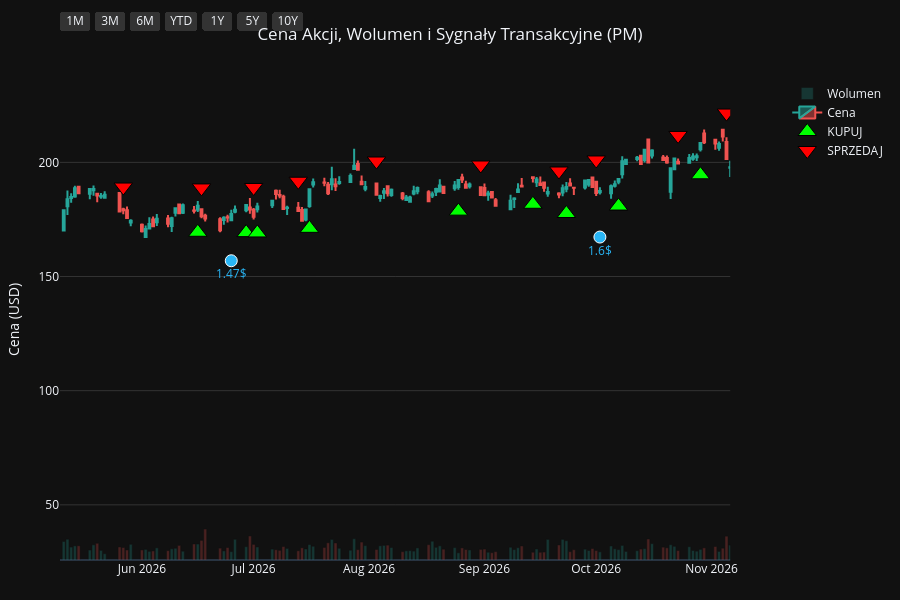
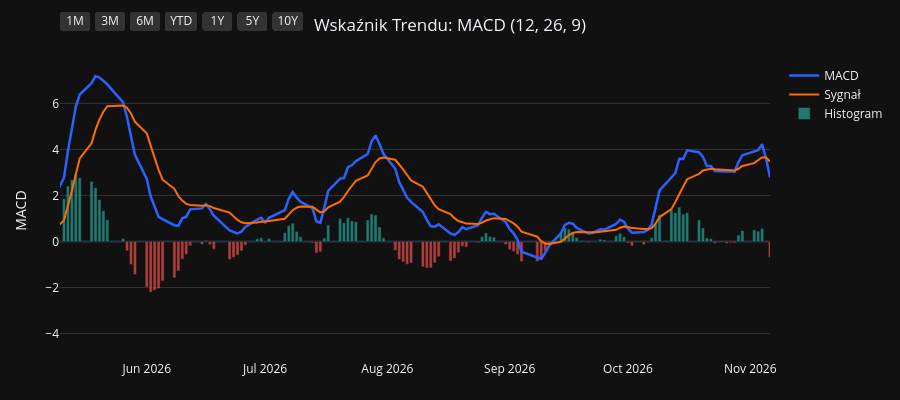
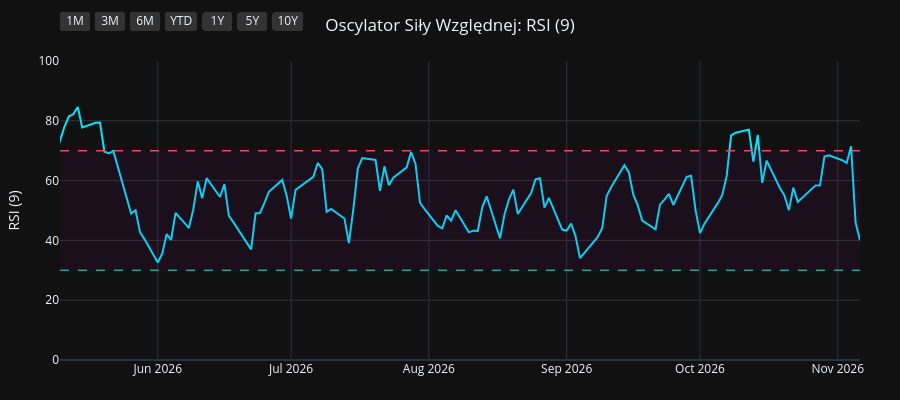
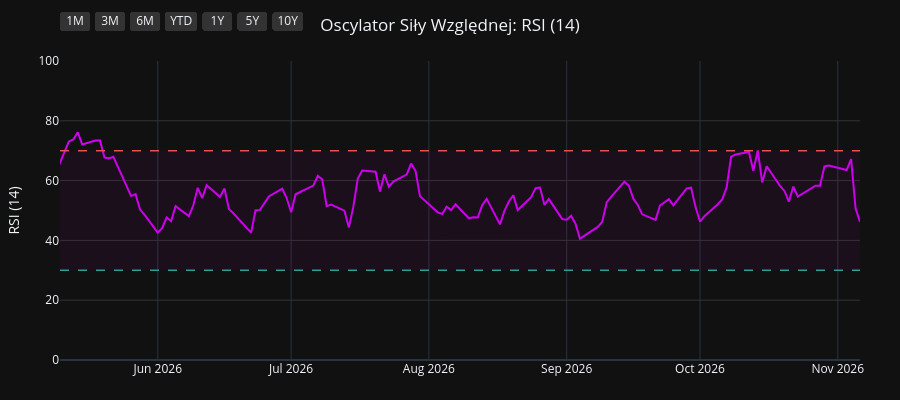

Write notebook code for charts like these, in order.
### Code cell
import os
import yfinance as yf
import pandas as pd
import pandas_ta as ta
import plotly.graph_objects as go
from plotly.subplots import make_subplots

# 1. Pobranie i przygotowanie danych
symbol = os.environ.get("STOCK_TICKER", "").strip().upper()
if not symbol:
    raise RuntimeError("Set STOCK_TICKER before running price_extractor.ipynb")
df = yf.Ticker(symbol).history(period="10y")
df.index = df.index.tz_localize(None)

# Wskaźniki i sygnały
df.ta.macd(fast=12, slow=26, signal=9, append=True)
df.ta.rsi(length=9, append=True)
df.ta.rsi(length=14, append=True)
df.ta.rsi(length=21, append=True)
df.dropna(inplace=True)

macd = df['MACD_12_26_9']
signal = df['MACDs_12_26_9']
wczorajszy_macd = macd.shift(1)
wczorajszy_signal = signal.shift(1)

df['Decyzja'] = 'BRAK'
df.loc[(macd > signal) & (wczorajszy_macd <= wczorajszy_signal), 'Decyzja'] = 'KUPUJ'
df.loc[(macd < signal) & (wczorajszy_macd >= wczorajszy_signal), 'Decyzja'] = 'SPRZEDAJ'

df_kupuj = df[df['Decyzja'] == 'KUPUJ']
df_sprzedaj = df[df['Decyzja'] == 'SPRZEDAJ']
df_dywidendy = df[df['Dividends'] > 0]
df_splity = df[df['Stock Splits'] > 0]

# Wspólna konfiguracja osi X
konfiguracja_osi_x = dict(
    type="date",
    showspikes=True, spikemode="across", spikesnap="cursor", spikedash="dot", spikecolor="#ffffff", spikethickness=1, hoverformat="%Y-%m-%d",
    rangeselector=dict(
        buttons=list([
            dict(count=1, label="1M", step="month", stepmode="backward"),
            dict(count=3, label="3M", step="month", stepmode="backward"),
            dict(count=6, label="6M", step="month", stepmode="backward"),
            dict(count=1, label="YTD", step="year", stepmode="todate"),
            dict(count=1, label="1Y", step="year", stepmode="backward"),
            dict(count=5, label="5Y", step="year", stepmode="backward"),
            dict(step="all", label="10Y")
        ]),
        bgcolor="#333333", activecolor="#2962ff", x=0, y=1.1
    )
)

# ==========================================
# WYKRES 1: CENA + WOLUMEN + SYGNAŁY
# ==========================================
fig1 = make_subplots(specs=[[{"secondary_y": True}]])

kolory_wolumenu = ['#26a69a' if row['Close'] >= row['Open'] else '#ef5350' for index, row in df.iterrows()]
fig1.add_trace(go.Bar(x=df.index, y=df['Volume'], marker_color=kolory_wolumenu, opacity=0.25, name='Wolumen'), secondary_y=True)
fig1.add_trace(go.Candlestick(x=df.index, open=df['Open'], high=df['High'], low=df['Low'], close=df['Close'], name='Cena', increasing_line_color='#26a69a', decreasing_line_color='#ef5350'), secondary_y=False)
fig1.add_trace(go.Scatter(x=df_kupuj.index, y=df_kupuj['Low'] * 0.95, customdata=df_kupuj[['Low', 'High']], mode='markers', marker=dict(symbol='triangle-up', size=16, color='#00ff00', line=dict(width=1, color='black')), name='KUPUJ', hovertemplate='KUPUJ<br>Najniższa: %{customdata[0]:.2f}<br>Najwyższa: %{customdata[1]:.2f}<extra></extra>'), secondary_y=False)
fig1.add_trace(go.Scatter(x=df_sprzedaj.index, y=df_sprzedaj['High'] * 1.05, customdata=df_sprzedaj[['Low', 'High']], mode='markers', marker=dict(symbol='triangle-down', size=16, color='#ff0000', line=dict(width=1, color='black')), name='SPRZEDAJ', hovertemplate='SPRZEDAJ<br>Najniższa: %{customdata[0]:.2f}<br>Najwyższa: %{customdata[1]:.2f}<extra></extra>'), secondary_y=False)

if not df_dywidendy.empty:
    fig1.add_trace(go.Scatter(x=df_dywidendy.index, y=df_dywidendy['Low'] * 0.90, mode='markers+text', marker=dict(symbol='circle', size=12, color='#29b6f6', line=dict(width=1, color='white')), text=df_dywidendy['Dividends'].apply(lambda x: f"{x}$"), textposition="bottom center", name='Dywidenda', showlegend=False, hovertemplate='Dywidenda: %{text}<extra></extra>', textfont=dict(color="#29b6f6")), secondary_y=False)
if not df_splity.empty:
                    fig1.add_trace(go.Scatter(x=df_splity.index, y=df_splity['High'], mode='markers+text', marker=dict(symbol='star', size=16, color='#ffee58', line=dict(width=1, color='black')), text=df_splity['Stock Splits'].apply(lambda x: f"{x:g}:1" if x >= 1 else f"1:{1 / x:g}"), textposition="top center", name='Split', hovertemplate='%{text}<extra></extra>', textfont=dict(color="#ffee58")), secondary_y=False)

fig1.update_layout(title=dict(text=f"Cena Akcji, Wolumen i Sygnały Transakcyjne ({symbol})", x=0.5, xanchor='center'), dragmode='pan', xaxis_rangeslider_visible=False, template='plotly_dark', height=600, hovermode='x unified', margin=dict(l=60, r=40, t=60, b=40))
fig1.update_xaxes(**konfiguracja_osi_x)
fig1.update_xaxes(range=[df.index.max() - pd.Timedelta(days=180), df.index.max()])
fig1.update_yaxes(title_text="Cena (USD)", secondary_y=False, gridcolor='#333333')
fig1.update_yaxes(range=[0, df['Volume'].max() * 4], showgrid=False, showticklabels=False, secondary_y=True)
fig1.show(config={'scrollZoom': True})

# ==========================================
# WYKRES 2: WSKAŹNIK MACD
# ==========================================
fig2 = go.Figure()
fig2.add_trace(go.Scatter(x=df.index, y=df['MACD_12_26_9'], line=dict(color='#2962ff', width=2.5), name='MACD'))
fig2.add_trace(go.Scatter(x=df.index, y=df['MACDs_12_26_9'], line=dict(color='#ff6d00', width=2), name='Sygnał'))
kolory_macd = ['#26a69a' if val >= 0 else '#ef5350' for val in df['MACDh_12_26_9']]
fig2.add_trace(go.Bar(x=df.index, y=df['MACDh_12_26_9'], marker_color=kolory_macd, name='Histogram', opacity=0.7))
fig2.update_layout(title=dict(text="Wskaźnik Trendu: MACD (12, 26, 9)", x=0.5, xanchor='center'), dragmode='pan', xaxis_rangeslider_visible=False, template='plotly_dark', height=400, hovermode='x unified', margin=dict(l=60, r=40, t=60, b=40))
fig2.update_xaxes(**konfiguracja_osi_x)
fig2.update_xaxes(range=[df.index.max() - pd.Timedelta(days=180), df.index.max()])
fig2.update_yaxes(title_text="MACD", gridcolor='#333333')
fig2.show(config={'scrollZoom': True})

# ==========================================
# WYKRES 3: OSCYLATOR RSI (9)
# ==========================================
fig3 = go.Figure()
fig3.add_trace(go.Scatter(x=df.index, y=df['RSI_9'], line=dict(color='#00e5ff', width=2), name='RSI (9)'))
fig3.add_hline(y=70, line_dash="dash", line_color="#ef5350", line_width=1.5)
fig3.add_hline(y=30, line_dash="dash", line_color="#26a69a", line_width=1.5)
fig3.add_hrect(y0=30, y1=70, line_width=0, fillcolor="purple", opacity=0.1)
fig3.update_layout(title=dict(text="Oscylator Siły Względnej: RSI (9)", x=0.5, xanchor='center'), dragmode='pan', xaxis_rangeslider_visible=False, template='plotly_dark', height=400, hovermode='x unified', margin=dict(l=60, r=40, t=60, b=40))
fig3.update_xaxes(**konfiguracja_osi_x)
fig3.update_xaxes(range=[df.index.max() - pd.Timedelta(days=180), df.index.max()])
fig3.update_yaxes(title_text="RSI (9)", range=[0, 100], gridcolor='#333333')
fig3.show(config={'scrollZoom': True})

# ==========================================
# WYKRES 4: OSCYLATOR RSI (14)
# ==========================================
fig4 = go.Figure()
fig4.add_trace(go.Scatter(x=df.index, y=df['RSI_14'], line=dict(color='#d500f9', width=2), name='RSI (14)'))
fig4.add_hline(y=70, line_dash="dash", line_color="#ef5350", line_width=1.5)
fig4.add_hline(y=30, line_dash="dash", line_color="#26a69a", line_width=1.5)
fig4.add_hrect(y0=30, y1=70, line_width=0, fillcolor="purple", opacity=0.1)
fig4.update_layout(title=dict(text="Oscylator Siły Względnej: RSI (14)", x=0.5, xanchor='center'), dragmode='pan', xaxis_rangeslider_visible=False, template='plotly_dark', height=400, hovermode='x unified', margin=dict(l=60, r=40, t=60, b=40))
fig4.update_xaxes(**konfiguracja_osi_x)
fig4.update_xaxes(range=[df.index.max() - pd.Timedelta(days=180), df.index.max()])
fig4.update_yaxes(title_text="RSI (14)", range=[0, 100], gridcolor='#333333')
fig4.show(config={'scrollZoom': True})

# ==========================================
# WYKRES 5: OSCYLATOR RSI (21)
# ==========================================
fig5 = go.Figure()
fig5.add_trace(go.Scatter(x=df.index, y=df['RSI_21'], line=dict(color='#64dd17', width=2), name='RSI (21)'))
fig5.add_hline(y=70, line_dash="dash", line_color="#ef5350", line_width=1.5)
fig5.add_hline(y=30, line_dash="dash", line_color="#26a69a", line_width=1.5)
fig5.add_hrect(y0=30, y1=70, line_width=0, fillcolor="purple", opacity=0.1)
fig5.update_layout(title=dict(text="Oscylator Siły Względnej: RSI (21)", x=0.5, xanchor='center'), dragmode='pan', xaxis_rangeslider_visible=False, template='plotly_dark', height=400, hovermode='x unified', margin=dict(l=60, r=40, t=60, b=40))
fig5.update_xaxes(**konfiguracja_osi_x)
fig5.update_xaxes(range=[df.index.max() - pd.Timedelta(days=180), df.index.max()])
fig5.update_yaxes(title_text="RSI (21)", range=[0, 100], gridcolor='#333333')
fig5.show(config={'scrollZoom': True})

### Figure 1 — Plotly figure (JSON) as saved in the notebook; plotly's stock layout.template omitted (floating-point values rounded to 4 significant figures; data arrays with more than 128 entries replaced by an {"elided": "..."} marker saying what was removed)
{"data": [{"marker": {"color": {"elided": "2478 str values"}}, "name": "Wolumen", "opacity": 0.25, "type": "bar", "x": {"elided": "2478 str values"}, "xaxis": "x", "y": {"elided": "2478 int values"}, "yaxis": "y2"}, {"close": {"elided": "2478 float values"}, "decreasing": {"line": {"color": "#ef5350"}}, "high": {"elided": "2478 float values"}, "increasing": {"line": {"color": "#26a69a"}}, "low": {"elided": "2478 float values"}, "name": "Cena", "open": {"elided": "2478 float values"}, "type": "candlestick", "x": {"elided": "2478 str values"}, "xaxis": "x", "yaxis": "y"}, {"customdata": {"elided": "96x2 float values"}, "hovertemplate": "KUPUJ<br>Najniższa: %{customdata[0]:.2f}<br>Najwyższa: %{customdata[1]:.2f}<extra></extra>", "marker": {"color": "#00ff00", "line": {"color": "black", "width": 1}, "size": 16, "symbol": "triangle-up"}, "mode": "markers", "name": "KUPUJ", "type": "scatter", "x": ["2017-01-18T00:00:00", "2017-05-15T00:00:00", "2017-07-18T00:00:00", "2017-08-16T00:00:00", "2017-10-09T00:00:00", "2017-11-14T00:00:00", "2018-01-17T00:00:00", "2018-02-16T00:00:00", "2018-04-04T00:00:00", "2018-05-09T00:00:00", "2018-07-20T00:00:00", "2018-09-13T00:00:00", "2019-01-08T00:00:00", "2019-05-01T00:00:00", "2019-05-15T00:00:00", "2019-06-18T00:00:00", "2019-08-19T00:00:00", "2019-09-12T00:00:00", "2019-11-13T00:00:00", "2019-12-11T00:00:00", "2020-01-08T00:00:00", "2020-02-10T00:00:00", "2020-03-05T00:00:00", "2020-03-30T00:00:00", "2020-05-22T00:00:00", "2020-06-18T00:00:00", "2020-07-07T00:00:00", "2020-08-11T00:00:00", "2020-08-28T00:00:00", "2020-09-14T00:00:00", "2020-10-07T00:00:00", "2020-11-10T00:00:00", "2021-02-05T00:00:00", "2021-03-12T00:00:00", "2021-04-12T00:00:00", "2021-05-06T00:00:00", "2021-06-14T00:00:00", "2021-07-02T00:00:00", "2021-07-27T00:00:00", "2021-08-10T00:00:00", "2021-08-27T00:00:00", "2021-10-14T00:00:00", "2021-10-28T00:00:00", "2021-11-11T00:00:00", "2021-12-06T00:00:00", "2022-02-11T00:00:00", "2022-03-24T00:00:00", "2022-05-13T00:00:00", "2022-05-24T00:00:00", "2022-06-27T00:00:00", "2022-07-22T00:00:00", "2022-09-20T00:00:00", "2022-10-13T00:00:00", "2023-01-26T00:00:00", "2023-03-08T00:00:00", "2023-03-29T00:00:00", "2023-06-07T00:00:00", "2023-08-29T00:00:00", "2023-09-13T00:00:00", "2023-10-10T00:00:00", "2023-11-03T00:00:00", "2023-12-13T00:00:00", "2024-02-22T00:00:00", "2024-04-19T00:00:00", "2024-05-22T00:00:00", "2024-06-04T00:00:00", "2024-07-11T00:00:00", "2024-08-27T00:00:00", "2024-10-16T00:00:00", "2024-10-22T00:00:00", "2024-11-20T00:00:00", "2025-01-08T00:00:00", "2025-01-17T00:00:00", "2025-04-01T00:00:00", "2025-04-15T00:00:00", "2025-05-22T00:00:00", "2025-08-07T00:00:00", "2025-09-11T00:00:00", "2025-09-17T00:00:00", "2025-09-23T00:00:00", "2025-10-10T00:00:00", "2025-10-22T00:00:00", "2025-11-07T00:00:00", "2025-12-15T00:00:00", "2026-01-12T00:00:00", "2026-04-09T00:00:00", "2026-04-22T00:00:00", "2026-06-16T00:00:00", "2026-06-29T00:00:00", "2026-07-02T00:00:00", "2026-07-16T00:00:00", "2026-08-25T00:00:00", "2026-09-14T00:00:00", "2026-09-23T00:00:00", "2026-10-07T00:00:00", "2026-10-29T00:00:00"], "xaxis": "x", "y": [54.39, 66.22, 70.99, 69.63, 67.36, 61.98, 64.1, 62.86, 60.98, 49.92, 50.05, 49.44, 43.47, 55.87, 54.45, 49.71, 56.12, 49.01, 56.61, 56.52, 58.96, 59.28, 59.0, 48.62, 48.26, 50.94, 48.93, 55.32, 55.84, 57.36, 54.86, 51.69, 60.69, 63.14, 66.92, 70.49, 72.77, 74.36, 73.73, 73.93, 75.57, 73.82, 71.3, 71.27, 67.94, 80.27, 70.83, 79.84, 79.7, 79.43, 73.87, 74.67, 66.9, 82.63, 79.93, 77.12, 74.46, 78.91, 78.4, 78.31, 76.74, 77.05, 76.61, 78.9, 85.66, 88.55, 89.87, 106.1, 106.0, 109.0, 113.9, 107.3, 106.7, 141.4, 141.5, 156.2, 151.0, 150.2, 148.5, 146.4, 144.0, 138.5, 137.1, 140.9, 150.3, 148.7, 145.7, 169.4, 169.2, 169.1, 171.1, 178.6, 181.6, 177.6, 180.9, 194.6], "yaxis": "y"}, {"customdata": {"elided": "97x2 float values"}, "hovertemplate": "SPRZEDAJ<br>Najniższa: %{customdata[0]:.2f}<br>Najwyższa: %{customdata[1]:.2f}<extra></extra>", "marker": {"color": "#ff0000", "line": {"color": "black", "width": 1}, "size": 16, "symbol": "triangle-down"}, "mode": "markers", "name": "SPRZEDAJ", "type": "scatter", "x": ["2017-01-04T00:00:00", "2017-03-09T00:00:00", "2017-06-12T00:00:00", "2017-07-25T00:00:00", "2017-09-15T00:00:00", "2017-10-19T00:00:00", "2017-12-22T00:00:00", "2018-02-01T00:00:00", "2018-03-15T00:00:00", "2018-04-19T00:00:00", "2018-07-19T00:00:00", "2018-08-08T00:00:00", "2018-11-02T00:00:00", "2019-03-06T00:00:00", "2019-05-07T00:00:00", "2019-05-28T00:00:00", "2019-07-31T00:00:00", "2019-08-20T00:00:00", "2019-11-07T00:00:00", "2019-11-14T00:00:00", "2020-01-02T00:00:00", "2020-01-23T00:00:00", "2020-02-25T00:00:00", "2020-03-09T00:00:00", "2020-05-04T00:00:00", "2020-06-12T00:00:00", "2020-06-19T00:00:00", "2020-08-05T00:00:00", "2020-08-14T00:00:00", "2020-09-01T00:00:00", "2020-09-17T00:00:00", "2020-10-20T00:00:00", "2020-12-23T00:00:00", "2021-02-26T00:00:00", "2021-04-01T00:00:00", "2021-05-05T00:00:00", "2021-05-12T00:00:00", "2021-06-28T00:00:00", "2021-07-06T00:00:00", "2021-08-09T00:00:00", "2021-08-24T00:00:00", "2021-09-10T00:00:00", "2021-10-27T00:00:00", "2021-10-29T00:00:00", "2021-11-18T00:00:00", "2022-01-25T00:00:00", "2022-02-24T00:00:00", "2022-04-29T00:00:00", "2022-05-20T00:00:00", "2022-06-03T00:00:00", "2022-07-05T00:00:00", "2022-08-23T00:00:00", "2022-09-23T00:00:00", "2022-12-13T00:00:00", "2023-02-06T00:00:00", "2023-03-10T00:00:00", "2023-04-24T00:00:00", "2023-07-19T00:00:00", "2023-09-06T00:00:00", "2023-09-25T00:00:00", "2023-10-23T00:00:00", "2023-12-06T00:00:00", "2024-01-12T00:00:00", "2024-03-25T00:00:00", "2024-05-21T00:00:00", "2024-05-23T00:00:00", "2024-06-12T00:00:00", "2024-08-09T00:00:00", "2024-09-11T00:00:00", "2024-10-21T00:00:00", "2024-11-06T00:00:00", "2024-12-03T00:00:00", "2025-01-10T00:00:00", "2025-03-04T00:00:00", "2025-04-04T00:00:00", "2025-05-09T00:00:00", "2025-06-09T00:00:00", "2025-09-03T00:00:00", "2025-09-16T00:00:00", "2025-09-18T00:00:00", "2025-10-01T00:00:00", "2025-10-21T00:00:00", "2025-10-28T00:00:00", "2025-12-04T00:00:00", "2026-01-06T00:00:00", "2026-02-18T00:00:00", "2026-04-21T00:00:00", "2026-05-27T00:00:00", "2026-06-17T00:00:00", "2026-07-01T00:00:00", "2026-07-13T00:00:00", "2026-08-03T00:00:00", "2026-08-31T00:00:00", "2026-09-21T00:00:00", "2026-10-01T00:00:00", "2026-10-23T00:00:00", "2026-11-05T00:00:00"], "xaxis": "x", "y": [59.19, 71.78, 78.87, 79.17, 77.18, 74.67, 71.09, 72.53, 71.32, 64.24, 55.92, 59.13, 62.23, 62.19, 61.14, 60.55, 63.21, 62.17, 62.4, 62.98, 64.97, 66.96, 65.7, 63.95, 56.33, 55.85, 57.96, 60.43, 61.05, 61.98, 62.9, 61.66, 66.46, 69.83, 72.39, 77.79, 79.66, 81.96, 82.46, 81.94, 83.04, 86.5, 80.72, 80.15, 77.94, 86.8, 89.92, 88.25, 87.21, 91.69, 85.98, 85.21, 82.59, 91.39, 91.53, 88.85, 89.13, 91.04, 86.22, 86.28, 85.74, 84.83, 90.75, 87.33, 96.21, 96.02, 99.55, 112.7, 122.3, 117.7, 130.0, 129.0, 119.2, 157.7, 161.5, 171.2, 180.7, 167.7, 165.1, 165.5, 164.8, 158.1, 155.2, 153.9, 163.9, 189.3, 162.8, 189.2, 188.8, 189.0, 191.7, 200.6, 198.8, 196.2, 201.1, 211.8, 221.6], "yaxis": "y"}, {"hovertemplate": "Dywidenda: %{text}<extra></extra>", "marker": {"color": "#29b6f6", "line": {"color": "white", "width": 1}, "size": 12, "symbol": "circle"}, "mode": "markers+text", "name": "Dywidenda", "showlegend": false, "text": ["1.04$", "1.04$", "1.07$", "1.07$", "1.07$", "1.14$", "1.14$", "1.14$", "1.14$", "1.14$", "1.17$", "1.17$", "1.17$", "1.17$", "1.2$", "1.2$", "1.2$", "1.2$", "1.25$", "1.25$", "1.25$", "1.25$", "1.27$", "1.27$", "1.27$", "1.27$", "1.3$", "1.3$", "1.3$", "1.3$", "1.35$", "1.35$", "1.35$", "1.35$", "1.47$", "1.47$", "1.47$", "1.47$", "1.6$"], "textfont": {"color": "#29b6f6"}, "textposition": "bottom center", "type": "scatter", "x": ["2017-03-21T00:00:00", "2017-06-21T00:00:00", "2017-09-26T00:00:00", "2017-12-20T00:00:00", "2018-03-21T00:00:00", "2018-06-21T00:00:00", "2018-09-25T00:00:00", "2018-12-19T00:00:00", "2019-03-25T00:00:00", "2019-06-20T00:00:00", "2019-09-24T00:00:00", "2019-12-18T00:00:00", "2020-03-20T00:00:00", "2020-06-19T00:00:00", "2020-09-23T00:00:00", "2020-12-22T00:00:00", "2021-03-19T00:00:00", "2021-06-24T00:00:00", "2021-09-28T00:00:00", "2021-12-22T00:00:00", "2022-03-23T00:00:00", "2022-06-30T00:00:00", "2022-09-27T00:00:00", "2022-12-21T00:00:00", "2023-03-22T00:00:00", "2023-06-22T00:00:00", "2023-09-26T00:00:00", "2023-12-20T00:00:00", "2024-03-20T00:00:00", "2024-06-21T00:00:00", "2024-09-26T00:00:00", "2024-12-26T00:00:00", "2025-03-20T00:00:00", "2025-06-27T00:00:00", "2025-10-03T00:00:00", "2025-12-26T00:00:00", "2026-03-19T00:00:00", "2026-06-25T00:00:00", "2026-10-02T00:00:00"], "xaxis": "x", "y": [63.6, 68.09, 64.14, 59.85, 56.69, 46.96, 47.96, 43.68, 54.47, 47.39, 45.19, 54.57, 39.66, 48.2, 51.11, 55.97, 61.82, 69.17, 70.17, 66.27, 66.97, 72.67, 65.51, 76.18, 71.42, 74.31, 72.38, 74.19, 76.09, 81.98, 100.3, 102.7, 129.5, 153.5, 131.4, 141.1, 143.2, 156.9, 167.3], "yaxis": "y"}], "layout": {"dragmode": "pan", "height": 600, "hovermode": "x unified", "margin": {"b": 40, "l": 60, "r": 40, "t": 60}, "title": {"text": "Cena Akcji, Wolumen i Sygnały Transakcyjne (PM)", "x": 0.5, "xanchor": "center"}, "xaxis": {"anchor": "y", "domain": [0.0, 0.94], "hoverformat": "%Y-%m-%d", "range": ["2026-05-10T00:00:00", "2026-11-06T00:00:00"], "rangeselector": {"activecolor": "#2962ff", "bgcolor": "#333333", "buttons": [{"count": 1, "label": "1M", "step": "month", "stepmode": "backward"}, {"count": 3, "label": "3M", "step": "month", "stepmode": "backward"}, {"count": 6, "label": "6M", "step": "month", "stepmode": "backward"}, {"count": 1, "label": "YTD", "step": "year", "stepmode": "todate"}, {"count": 1, "label": "1Y", "step": "year", "stepmode": "backward"}, {"count": 5, "label": "5Y", "step": "year", "stepmode": "backward"}, {"label": "10Y", "step": "all"}], "x": 0, "y": 1.1}, "rangeslider": {"visible": false}, "showspikes": true, "spikecolor": "#ffffff", "spikedash": "dot", "spikemode": "across", "spikesnap": "cursor", "spikethickness": 1, "type": "date"}, "yaxis": {"anchor": "x", "domain": [0.0, 1.0], "gridcolor": "#333333", "title": {"text": "Cena (USD)"}}, "yaxis2": {"anchor": "x", "overlaying": "y", "range": [0, 182281200], "showgrid": false, "showticklabels": false, "side": "right"}}}

### Figure 2 — Plotly figure (JSON) as saved in the notebook; plotly's stock layout.template omitted (floating-point values rounded to 4 significant figures; data arrays with more than 128 entries replaced by an {"elided": "..."} marker saying what was removed)
{"data": [{"line": {"color": "#2962ff", "width": 2.5}, "name": "MACD", "type": "scatter", "x": {"elided": "2478 str values"}, "y": {"elided": "2478 float values"}}, {"line": {"color": "#ff6d00", "width": 2}, "name": "Sygnał", "type": "scatter", "x": {"elided": "2478 str values"}, "y": {"elided": "2478 float values"}}, {"marker": {"color": {"elided": "2478 str values"}}, "name": "Histogram", "opacity": 0.7, "type": "bar", "x": {"elided": "2478 str values"}, "y": {"elided": "2478 float values"}}], "layout": {"dragmode": "pan", "height": 400, "hovermode": "x unified", "margin": {"b": 40, "l": 60, "r": 40, "t": 60}, "title": {"text": "Wskaźnik Trendu: MACD (12, 26, 9)", "x": 0.5, "xanchor": "center"}, "xaxis": {"hoverformat": "%Y-%m-%d", "range": ["2026-05-10T00:00:00", "2026-11-06T00:00:00"], "rangeselector": {"activecolor": "#2962ff", "bgcolor": "#333333", "buttons": [{"count": 1, "label": "1M", "step": "month", "stepmode": "backward"}, {"count": 3, "label": "3M", "step": "month", "stepmode": "backward"}, {"count": 6, "label": "6M", "step": "month", "stepmode": "backward"}, {"count": 1, "label": "YTD", "step": "year", "stepmode": "todate"}, {"count": 1, "label": "1Y", "step": "year", "stepmode": "backward"}, {"count": 5, "label": "5Y", "step": "year", "stepmode": "backward"}, {"label": "10Y", "step": "all"}], "x": 0, "y": 1.1}, "rangeslider": {"visible": false}, "showspikes": true, "spikecolor": "#ffffff", "spikedash": "dot", "spikemode": "across", "spikesnap": "cursor", "spikethickness": 1, "type": "date"}, "yaxis": {"gridcolor": "#333333", "title": {"text": "MACD"}}}}

### Figure 3 — Plotly figure (JSON) as saved in the notebook; plotly's stock layout.template omitted (floating-point values rounded to 4 significant figures; data arrays with more than 128 entries replaced by an {"elided": "..."} marker saying what was removed)
{"data": [{"line": {"color": "#00e5ff", "width": 2}, "name": "RSI (9)", "type": "scatter", "x": {"elided": "2478 str values"}, "y": {"elided": "2478 float values"}}], "layout": {"dragmode": "pan", "height": 400, "hovermode": "x unified", "margin": {"b": 40, "l": 60, "r": 40, "t": 60}, "shapes": [{"line": {"color": "#ef5350", "dash": "dash", "width": 1.5}, "type": "line", "x0": 0, "x1": 1, "xref": "x domain", "y0": 70, "y1": 70, "yref": "y"}, {"line": {"color": "#26a69a", "dash": "dash", "width": 1.5}, "type": "line", "x0": 0, "x1": 1, "xref": "x domain", "y0": 30, "y1": 30, "yref": "y"}, {"fillcolor": "purple", "line": {"width": 0}, "opacity": 0.1, "type": "rect", "x0": 0, "x1": 1, "xref": "x domain", "y0": 30, "y1": 70, "yref": "y"}], "title": {"text": "Oscylator Siły Względnej: RSI (9)", "x": 0.5, "xanchor": "center"}, "xaxis": {"hoverformat": "%Y-%m-%d", "range": ["2026-05-10T00:00:00", "2026-11-06T00:00:00"], "rangeselector": {"activecolor": "#2962ff", "bgcolor": "#333333", "buttons": [{"count": 1, "label": "1M", "step": "month", "stepmode": "backward"}, {"count": 3, "label": "3M", "step": "month", "stepmode": "backward"}, {"count": 6, "label": "6M", "step": "month", "stepmode": "backward"}, {"count": 1, "label": "YTD", "step": "year", "stepmode": "todate"}, {"count": 1, "label": "1Y", "step": "year", "stepmode": "backward"}, {"count": 5, "label": "5Y", "step": "year", "stepmode": "backward"}, {"label": "10Y", "step": "all"}], "x": 0, "y": 1.1}, "rangeslider": {"visible": false}, "showspikes": true, "spikecolor": "#ffffff", "spikedash": "dot", "spikemode": "across", "spikesnap": "cursor", "spikethickness": 1, "type": "date"}, "yaxis": {"gridcolor": "#333333", "range": [0, 100], "title": {"text": "RSI (9)"}}}}

### Figure 4 — Plotly figure (JSON) as saved in the notebook; plotly's stock layout.template omitted (floating-point values rounded to 4 significant figures; data arrays with more than 128 entries replaced by an {"elided": "..."} marker saying what was removed)
{"data": [{"line": {"color": "#d500f9", "width": 2}, "name": "RSI (14)", "type": "scatter", "x": {"elided": "2478 str values"}, "y": {"elided": "2478 float values"}}], "layout": {"dragmode": "pan", "height": 400, "hovermode": "x unified", "margin": {"b": 40, "l": 60, "r": 40, "t": 60}, "shapes": [{"line": {"color": "#ef5350", "dash": "dash", "width": 1.5}, "type": "line", "x0": 0, "x1": 1, "xref": "x domain", "y0": 70, "y1": 70, "yref": "y"}, {"line": {"color": "#26a69a", "dash": "dash", "width": 1.5}, "type": "line", "x0": 0, "x1": 1, "xref": "x domain", "y0": 30, "y1": 30, "yref": "y"}, {"fillcolor": "purple", "line": {"width": 0}, "opacity": 0.1, "type": "rect", "x0": 0, "x1": 1, "xref": "x domain", "y0": 30, "y1": 70, "yref": "y"}], "title": {"text": "Oscylator Siły Względnej: RSI (14)", "x": 0.5, "xanchor": "center"}, "xaxis": {"hoverformat": "%Y-%m-%d", "range": ["2026-05-10T00:00:00", "2026-11-06T00:00:00"], "rangeselector": {"activecolor": "#2962ff", "bgcolor": "#333333", "buttons": [{"count": 1, "label": "1M", "step": "month", "stepmode": "backward"}, {"count": 3, "label": "3M", "step": "month", "stepmode": "backward"}, {"count": 6, "label": "6M", "step": "month", "stepmode": "backward"}, {"count": 1, "label": "YTD", "step": "year", "stepmode": "todate"}, {"count": 1, "label": "1Y", "step": "year", "stepmode": "backward"}, {"count": 5, "label": "5Y", "step": "year", "stepmode": "backward"}, {"label": "10Y", "step": "all"}], "x": 0, "y": 1.1}, "rangeslider": {"visible": false}, "showspikes": true, "spikecolor": "#ffffff", "spikedash": "dot", "spikemode": "across", "spikesnap": "cursor", "spikethickness": 1, "type": "date"}, "yaxis": {"gridcolor": "#333333", "range": [0, 100], "title": {"text": "RSI (14)"}}}}
